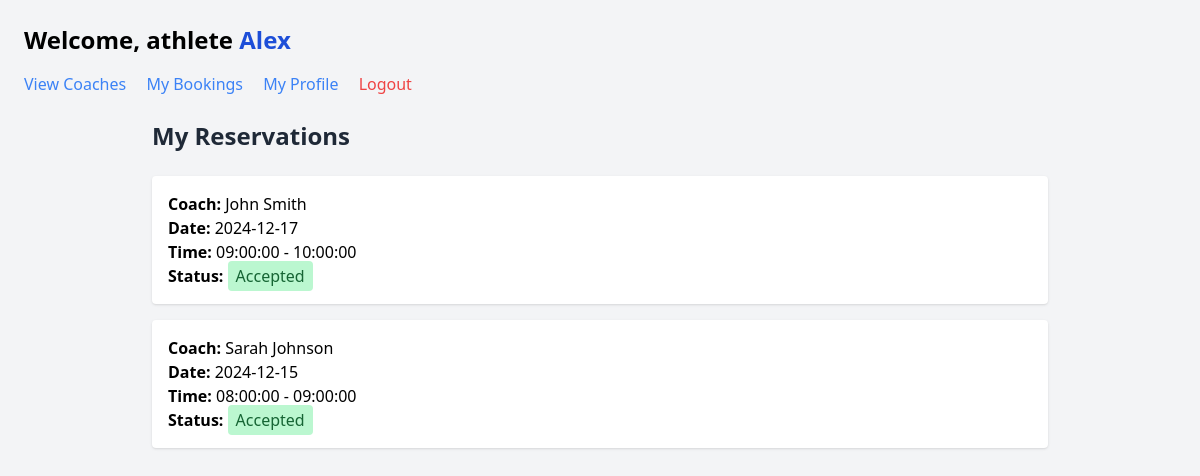
The page /athlete/my_bookings.php (signed in) on the database as committed earlier.
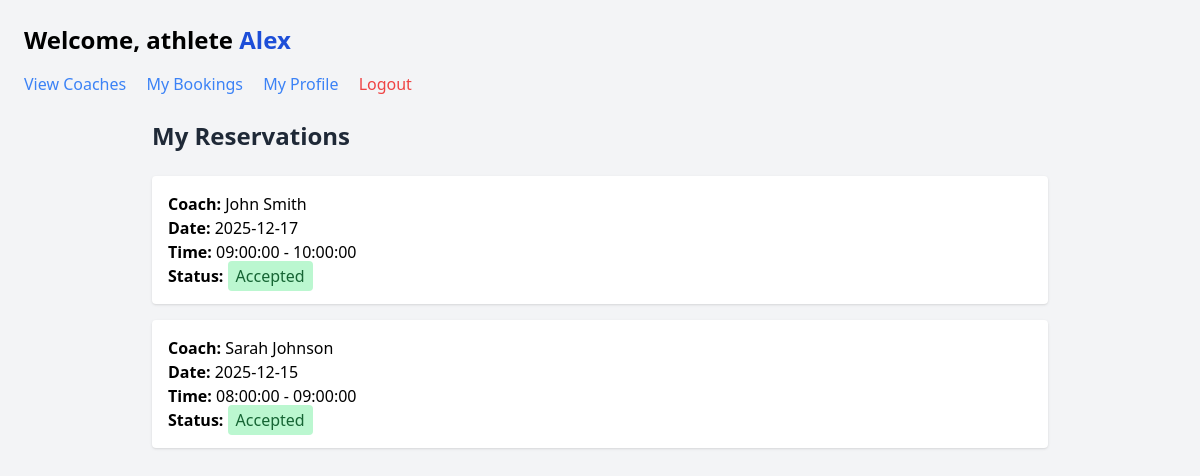
The same page on the database as committed later.
### tables this page shows
CREATE TABLE bookings (
    id INT PRIMARY KEY AUTO_INCREMENT,
    athlete_id INT NOT NULL,
    coach_id INT NOT NULL,
    availability_id INT,
    booking_date DATE NOT NULL,
    start_time TIME NOT NULL,
    end_time TIME NOT NULL,
    status ENUM('pending', 'accepted', 'rejected', 'cancelled') DEFAULT 'pending',
    created_at TIMESTAMP DEFAULT CURRENT_TIMESTAMP,
    FOREIGN KEY (athlete_id) REFERENCES users(id) ON DELETE CASCADE,
    FOREIGN KEY (coach_id) REFERENCES coach_profiles(id) ON DELETE CASCADE,
    FOREIGN KEY (availability_id) REFERENCES availabilities(id) ON DELETE SET NULL
);

CREATE TABLE users (
    id INT PRIMARY KEY AUTO_INCREMENT,
    email VARCHAR(255) UNIQUE NOT NULL,
    password VARCHAR(255) NOT NULL,
    role ENUM('athlete', 'coach') NOT NULL,
    last_name VARCHAR(100) NOT NULL,
    first_name VARCHAR(100) NOT NULL,
    phone VARCHAR(20),
    created_at TIMESTAMP DEFAULT CURRENT_TIMESTAMP
);

### athlete/my_bookings.php (the view, shortened to what this page needs)
<?php
require '../includes/db.php';
$athlete_id = $_SESSION['user_id'];
$stmt = $conn->prepare("
SELECT
    b.id, b.booking_date, b.start_time, b.end_time, b.status,
    u.first_name, u.last_name
FROM bookings b
JOIN coach_profiles cp ON cp.id = b.coach_id
JOIN users u ON u.id = cp.user_id
WHERE b.athlete_id = ?
ORDER BY b.booking_date DESC
");
$stmt->bind_param("i", $athlete_id);
$stmt->execute();
$result = $stmt->get_result();
?>
<!DOCTYPE html>
<html lang="en">
<head>
    <script src="https://cdn.tailwindcss.com"></script>
</head>
<body class="bg-gray-100 min-h-screen p-6">
    <?php include '../includes/athlete-header.php'; ?>
    <div class="max-w-4xl mx-auto mt-6">
        <h2 class="text-2xl font-semibold mb-6 text-gray-800">My Reservations</h2>
        <?php if ($result->num_rows == 0): ?>
            <p class="text-gray-600">You have no reservations yet.</p>
        <?php else: ?>
            <div class="grid gap-4">
                <?php while ($b = $result->fetch_assoc()): ?>
                    <div class="bg-white p-4 rounded shadow flex flex-col md:flex-row md:justify-between md:items-center hover:shadow-lg transition">
                        <div class="mb-2 md:mb-0">
                            <p><strong>Coach:</strong> <?= htmlspecialchars($b['first_name'] . ' ' . $b['last_name']) ?></p>
                            <p><strong>Date:</strong> <?= htmlspecialchars($b['booking_date']) ?></p>
                            <p><strong>Time:</strong> <?= htmlspecialchars($b['start_time'] . ' - ' . $b['end_time']) ?></p>
                            <p>
                                <strong>Status:</strong>
                                <?php
                                    $status_colors = [
                                        'pending' => 'bg-yellow-200 text-yellow-800',
                                        'accepted' => 'bg-green-200 text-green-800',
                                        'rejected' => 'bg-red-200 text-red-800',
                                        'cancelled' => 'bg-gray-200 text-gray-800'
                                    ];
                                ?>
                                <span class="px-2 py-1 rounded <?= $status_colors[$b['status']] ?? 'bg-gray-200 text-gray-800' ?>">
                                    <?= ucfirst($b['status']) ?>
                                </span>
                            </p>
                        </div>
                    </div>
                <?php endwhile; ?>
            </div>
        <?php endif; ?>
    </div>
</body>
</html>

Rows that differ between the two databases and show on the page:
changed bookings "John Smith": booking_date "2024-12-17" → "2025-12-17"
changed bookings "Sarah Johnson": booking_date "2024-12-15" → "2025-12-15"
